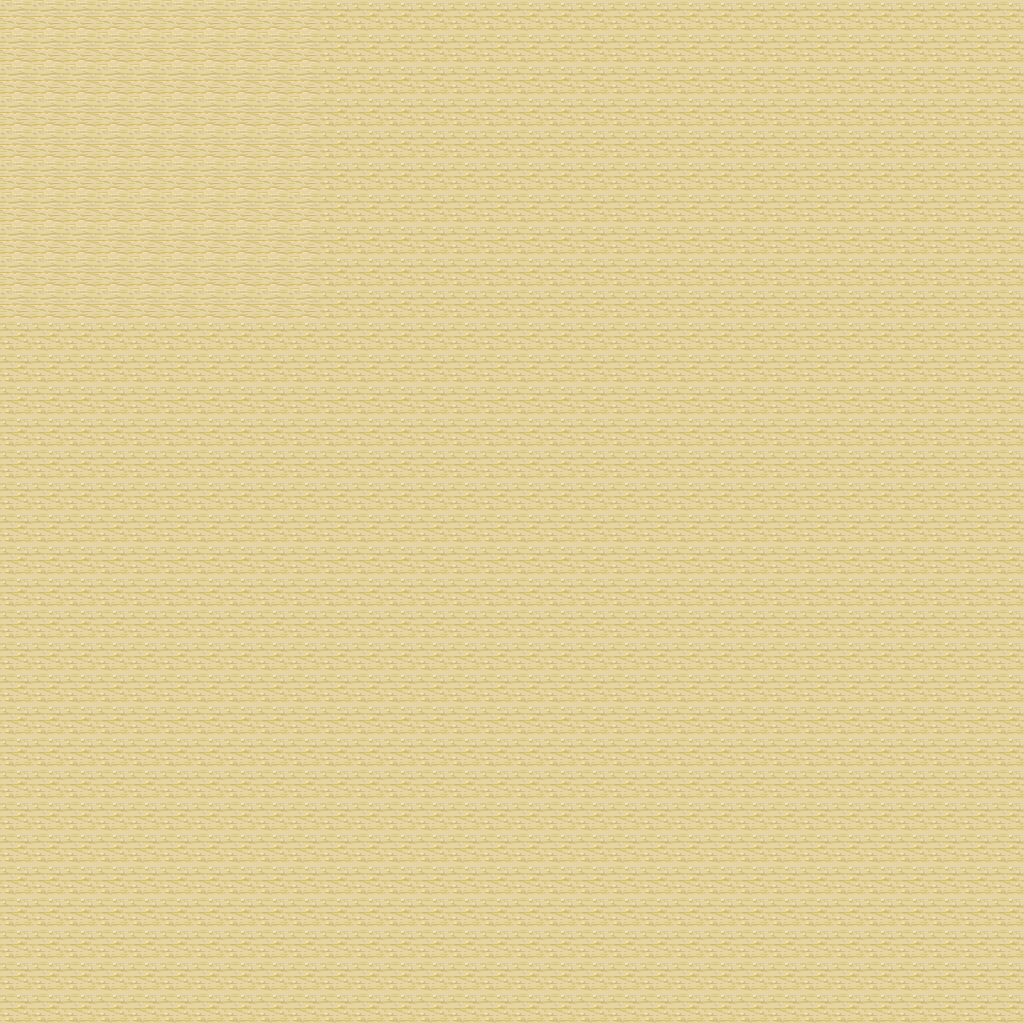

The image is a tile-based game level rendered from a .tmx file. Its description and complete source (layers, tilesets, objects, tile grids) follow:
An orthogonal 32x32 tile map with 32x32 px tiles, 1 tile layer (Tile Layer 1), 3 tilesets.

<map version="1.2" tiledversion="1.2.4" orientation="orthogonal" renderorder="right-down" width="32" height="32" tilewidth="32" tileheight="32" infinite="0" nextlayerid="3" nextobjectid="1">
 <tileset firstgid="1" source="tiles/tileset_1.tsx" />
 <tileset firstgid="901" source="tiles/tileset_2.tsx" />
 <tileset firstgid="1801" source="tiles/tileset_3.tsx" />
 <layer id="2" name="Tile Layer 1" width="32" height="32">
  <data encoding="csv">
2101,2101,2101,2101,2101,2101,2101,2101,2101,2101,2102,2102,2102,2102,2102,2102,2102,2102,2102,2102,2102,2102,2102,2102,2102,2102,2102,2102,2102,2102,2102,2102,
2101,2101,2101,2101,2101,2101,2101,2101,2101,2101,2102,2102,2102,2102,2102,2102,2102,2102,2102,2102,2102,2102,2102,2102,2102,2102,2102,2102,2102,2102,2102,2102,
2101,2101,2101,2101,2101,2101,2101,2101,2101,2101,2102,2102,2102,2102,2102,2102,2102,2102,2102,2102,2102,2102,2102,2102,2102,2102,2102,2102,2102,2102,2102,2102,
2101,2101,2101,2101,2101,2101,2101,2101,2101,2101,2102,2102,2102,2102,2102,2102,2102,2102,2102,2102,2102,2102,2102,2102,2102,2102,2102,2102,2102,2102,2102,2102,
2101,2101,2101,2101,2101,2101,2101,2101,2101,2101,2102,2102,2102,2102,2102,2102,2102,2102,2102,2102,2102,2102,2102,2102,2102,2102,2102,2102,2102,2102,2102,2102,
2101,2101,2101,2101,2101,2101,2101,2101,2101,2101,2102,2102,2102,2102,2102,2102,2102,2102,2102,2102,2102,2102,2102,2102,2102,2102,2102,2102,2102,2102,2102,2102,
2101,2101,2101,2101,2101,2101,2101,2101,2101,2101,2102,2102,2102,2102,2102,2102,2102,2102,2102,2102,2102,2102,2102,2102,2102,2102,2102,2102,2102,2102,2102,2102,
2101,2101,2101,2101,2101,2101,2101,2101,2101,2101,2102,2102,2102,2102,2102,2102,2102,2102,2102,2102,2102,2102,2102,2102,2102,2102,2102,2102,2102,2102,2102,2102,
2101,2101,2101,2101,2101,2101,2101,2101,2101,2101,2102,2102,2102,2102,2102,2102,2102,2102,2102,2102,2102,2102,2102,2102,2102,2102,2102,2102,2102,2102,2102,2102,
2101,2101,2101,2101,2101,2101,2101,2101,2101,2101,2102,2102,2102,2102,2102,2102,2102,2102,2102,2102,2102,2102,2102,2102,2102,2102,2102,2102,2102,2102,2102,2102,
2102,2102,2102,2102,2102,2102,2102,2102,2102,2102,2102,2102,2102,2102,2102,2102,2102,2102,2102,2102,2102,2102,2102,2102,2102,2102,2102,2102,2102,2102,2102,2102,
2102,2102,2102,2102,2102,2102,2102,2102,2102,2102,2102,2102,2102,2102,2102,2102,2102,2102,2102,2102,2102,2102,2102,2102,2102,2102,2102,2102,2102,2102,2102,2102,
2102,2102,2102,2102,2102,2102,2102,2102,2102,2102,2102,2102,2102,2102,2102,2102,2102,2102,2102,2102,2102,2102,2102,2102,2102,2102,2102,2102,2102,2102,2102,2102,
2102,2102,2102,2102,2102,2102,2102,2102,2102,2102,2102,2102,2102,2102,2102,2102,2102,2102,2102,2102,2102,2102,2102,2102,2102,2102,2102,2102,2102,2102,2102,2102,
2102,2102,2102,2102,2102,2102,2102,2102,2102,2102,2102,2102,2102,2102,2102,2102,2102,2102,2102,2102,2102,2102,2102,2102,2102,2102,2102,2102,2102,2102,2102,2102,
2102,2102,2102,2102,2102,2102,2102,2102,2102,2102,2102,2102,2102,2102,2102,2102,2102,2102,2102,2102,2102,2102,2102,2102,2102,2102,2102,2102,2102,2102,2102,2102,
2102,2102,2102,2102,2102,2102,2102,2102,2102,2102,2102,2102,2102,2102,2102,2102,2102,2102,2102,2102,2102,2102,2102,2102,2102,2102,2102,2102,2102,2102,2102,2102,
2102,2102,2102,2102,2102,2102,2102,2102,2102,2102,2102,2102,2102,2102,2102,2102,2102,2102,2102,2102,2102,2102,2102,2102,2102,2102,2102,2102,2102,2102,2102,2102,
2102,2102,2102,2102,2102,2102,2102,2102,2102,2102,2102,2102,2102,2102,2102,2102,2102,2102,2102,2102,2102,2102,2102,2102,2102,2102,2102,2102,2102,2102,2102,2102,
2102,2102,2102,2102,2102,2102,2102,2102,2102,2102,2102,2102,2102,2102,2102,2102,2102,2102,2102,2102,2102,2102,2102,2102,2102,2102,2102,2102,2102,2102,2102,2102,
2102,2102,2102,2102,2102,2102,2102,2102,2102,2102,2102,2102,2102,2102,2102,2102,2102,2102,2102,2102,2102,2102,2102,2102,2102,2102,2102,2102,2102,2102,2102,2102,
2102,2102,2102,2102,2102,2102,2102,2102,2102,2102,2102,2102,2102,2102,2102,2102,2102,2102,2102,2102,2102,2102,2102,2102,2102,2102,2102,2102,2102,2102,2102,2102,
2102,2102,2102,2102,2102,2102,2102,2102,2102,2102,2102,2102,2102,2102,2102,2102,2102,2102,2102,2102,2102,2102,2102,2102,2102,2102,2102,2102,2102,2102,2102,2102,
2102,2102,2102,2102,2102,2102,2102,2102,2102,2102,2102,2102,2102,2102,2102,2102,2102,2102,2102,2102,2102,2102,2102,2102,2102,2102,2102,2102,2102,2102,2102,2102,
2102,2102,2102,2102,2102,2102,2102,2102,2102,2102,2102,2102,2102,2102,2102,2102,2102,2102,2102,2102,2102,2102,2102,2102,2102,2102,2102,2102,2102,2102,2102,2102,
2102,2102,2102,2102,2102,2102,2102,2102,2102,2102,2102,2102,2102,2102,2102,2102,2102,2102,2102,2102,2102,2102,2102,2102,2102,2102,2102,2102,2102,2102,2102,2102,
2102,2102,2102,2102,2102,2102,2102,2102,2102,2102,2102,2102,2102,2102,2102,2102,2102,2102,2102,2102,2102,2102,2102,2102,2102,2102,2102,2102,2102,2102,2102,2102,
2102,2102,2102,2102,2102,2102,2102,2102,2102,2102,2102,2102,2102,2102,2102,2102,2102,2102,2102,2102,2102,2102,2102,2102,2102,2102,2102,2102,2102,2102,2102,2102,
2102,2102,2102,2102,2102,2102,2102,2102,2102,2102,2102,2102,2102,2102,2102,2102,2102,2102,2102,2102,2102,2102,2102,2102,2102,2102,2102,2102,2102,2102,2102,2102,
2102,2102,2102,2102,2102,2102,2102,2102,2102,2102,2102,2102,2102,2102,2102,2102,2102,2102,2102,2102,2102,2102,2102,2102,2102,2102,2102,2102,2102,2102,2102,2102,
2102,2102,2102,2102,2102,2102,2102,2102,2102,2102,2102,2102,2102,2102,2102,2102,2102,2102,2102,2102,2102,2102,2102,2102,2102,2102,2102,2102,2102,2102,2102,2102,
2102,2102,2102,2102,2102,2102,2102,2102,2102,2102,2102,2102,2102,2102,2102,2102,2102,2102,2102,2102,2102,2102,2102,2102,2102,2102,2102,2102,2102,2102,2102,2102
</data>
 </layer>
</map>
